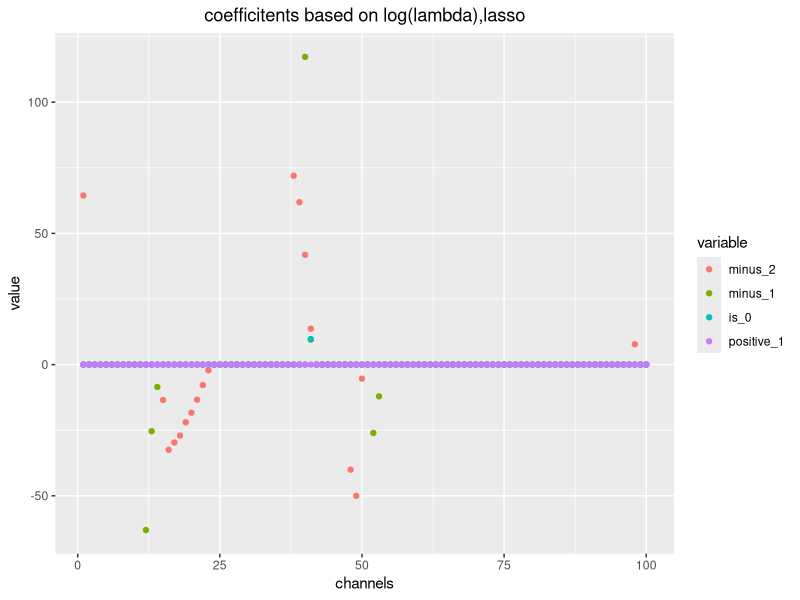
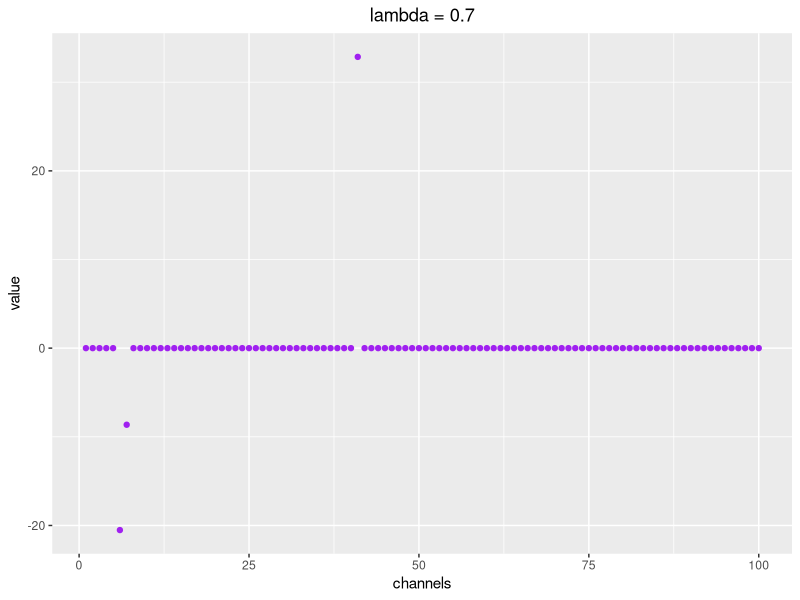
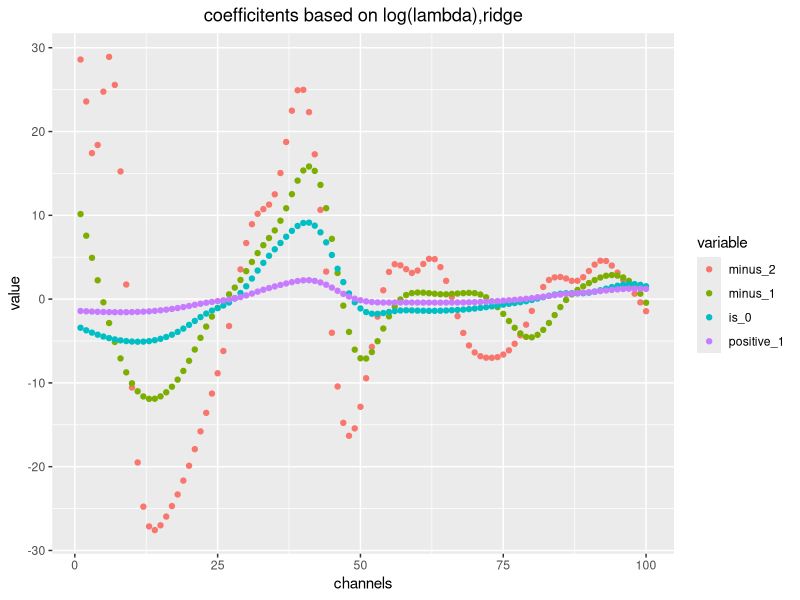
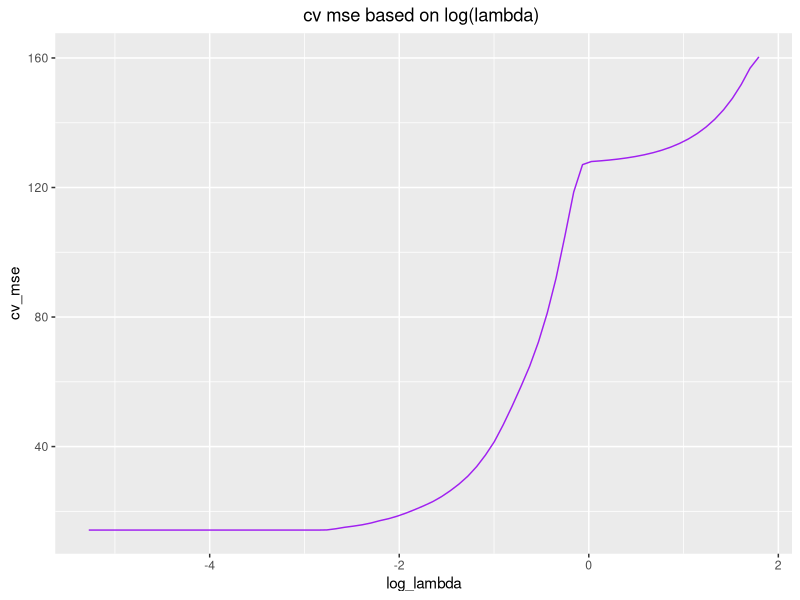
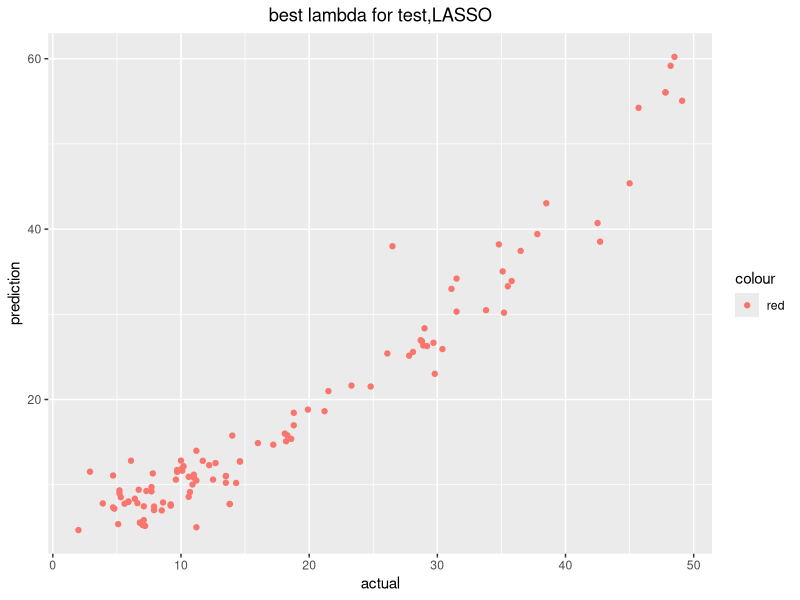

Generate these figures, in order, with R:
## ---- chunk 1
knitr::opts_chunk$set(echo = TRUE)
## ---- chunk 2
library(ggplot2)
library(reshape2)
library(glmnet)
data <- read.csv('tecator.csv')
data <- data[,-1]
data <- data[,c(-102,-103)]
###############################################################################
# doing partition(from lecture 1a block 1.pdf page 31)
set.seed(12345)
n <- dim(data)[1]
id <- sample(1:n, floor(n*0.5)) 
train <- data[id,] 
id1 <- setdiff(1:n, id)
test <- data[id1,]
rm(id,id1)
## ---- chunk 3
lm_q1 <- lm(Fat~.,data = train)
pre_train <- predict.lm(lm_q1,train)
pre_test  <- predict.lm(lm_q1,test)
error_train <- sum((pre_train-train[,'Fat'])**2)/length(pre_train)
error_test <- sum((pre_test-test[,'Fat'])**2)/length(test)
print('using mean square error')
print(paste0('error for train: ',error_train))
print(paste0('error for test: ',error_test))
## ---- chunk 4
gl_0.01 <- glmnet(train[,-101],train[,101],lambda = 0.01)
gl_0.1 <- glmnet(train[,-101],train[,101],lambda = 0.1)
gl_1 <- glmnet(train[,-101],train[,101],lambda = 1)
gl_10 <- glmnet(train[,-101],train[,101],lambda = 10)
df_lambda <-data.frame(channels =1:100,
                       minus_2 = gl_0.01[['beta']][,1],
                       minus_1 = gl_0.1[['beta']][,1],
                       is_0 = gl_1[['beta']][,1],
                       positive_1 = gl_10[['beta']][,1]
                       ) 
df_melt <- reshape2::melt(df_lambda,id.vars='channels')
p1 <-ggplot(df_melt,aes(x=channels,y=value))+
  geom_point(aes(color=variable))+
  ggtitle('coefficitents based on log(lambda),lasso')+
  theme(plot.title = ggplot2::element_text(hjust=0.5))
print(p1)
## ---- chunk 5
lambda_for_three_coefficients <- 0
lambda_list <- 1:10/10
for (i in lambda_list) 
{
  gl <- glmnet(train[,-101],train[,101],lambda = i) 
  if(length(which(gl[['beta']][,1]!=0))==3)
  {
    lambda_for_three_coefficients <- i
    df_lambda <-data.frame(channels =1:100,
                           value = gl[['beta']][,1])
    p1 <-ggplot(df_lambda,aes(x=channels,y=value))+
      geom_point(color='purple')+
      ggtitle(paste0('lambda = ', i))+
      theme(plot.title = ggplot2::element_text(hjust=0.5))
    print(p1)
    break
  }
}
## ---- chunk 6
rg_0.01 <- glmnet(train[,-101],train[,101],lambda = 0.01,alpha = 0)
rg_0.1 <- glmnet(train[,-101],train[,101],lambda = 0.1,alpha = 0)
rg_1 <- glmnet(train[,-101],train[,101],lambda = 1,alpha = 0)
rg_10 <- glmnet(train[,-101],train[,101],lambda = 10,alpha = 0)
df_lambda <-data.frame(channels =1:100,
                       minus_2 = rg_0.01[['beta']][,1],
                       minus_1 = rg_0.1[['beta']][,1],
                       is_0 = rg_1[['beta']][,1],
                       positive_1 = rg_10[['beta']][,1]
) 
df_melt <- reshape2::melt(df_lambda,id.vars='channels')
p1 <-ggplot(df_melt,aes(x=channels,y=value))+
  geom_point(aes(color=variable))+
  ggtitle('coefficitents based on log(lambda),ridge')+
  theme(plot.title = ggplot2::element_text(hjust=0.5))
print(p1)
# find lambda which can let model have 3 coefficients being non-zero.
lambda_for_three_coefficients <- 0
lambda_list <- 100:200
for (i in lambda_list) 
{
  rg <- glmnet(train[,-101],train[,101],lambda = i,alpha = 0) 
  if(length(which(rg[['beta']][,1]!=0))==3)
  {
    lambda_for_three_coefficients <- i
    df_lambda <-data.frame(channels =1:100,
                           value = rg[['beta']][,1])
    p1 <-ggplot(df_lambda,aes(x=channels,y=value))+
      geom_point(color='purple')+
      ggtitle(paste0('lambda = ', i))+
      theme(plot.title = ggplot2::element_text(hjust=0.5))
    print(p1)
    break
  }
}
## ---- chunk 7
cv <- cv.glmnet(as.matrix(train[,-101]),as.matrix(train[,101]),type.measure = 'mse')
best_lambda <- cv$lambda.min
print(paste0('the best lambda is ',best_lambda,'  log(lambda) = ',log(best_lambda)))
df <- data.frame(log_lambda = log(cv$lambda),cv_mse = cv$cvm)
p1 <- ggplot(data = df,aes(x = log_lambda,y = cv_mse))+
  geom_line(color='purple')+
  ggtitle('cv mse based on log(lambda) ')+
  theme(plot.title = ggplot2::element_text(hjust=0.5))
print(p1)
gl <- glmnet(train[,-101],train[,101],lambda = best_lambda)
print(paste0('the number of features: ',length(which(gl[['beta']][,1]!=0))))
## ---- chunk 8

set.seed(12345)
cv <- cv.glmnet(as.matrix(train[,-101]),as.matrix(train[,101]),type.measure = 'mse')

best_lambda <- cv$lambda.min

gl <- glmnet(train[,-101],train[,101],lambda = best_lambda)

pre_test <- predict(gl,as.matrix(test[,-101]))[,1]

actual_test <- as.numeric(as.character(test[,101]))

df_test <-data.frame(
                       actual = actual_test,
                       prediction = pre_test
) 
p2 <-ggplot(df_test,aes(x=actual,y=prediction))+
  geom_point(aes(color='red'))+
  ggtitle('best lambda for test,LASSO')+
  theme(plot.title = ggplot2::element_text(hjust=0.5))
print(p2)

print(paste0('mse : ',mean((pre_test-actual_test)**2)))
## ---- chunk 9
library(ggplot2)
library(reshape2)
library(glmnet)

data <- read.csv('tecator.csv')
data <- data[,-1]
data <- data[,c(-102,-103)]
############################################################################
set.seed(12345)
n <- dim(data)[1]
id <- sample(1:n, floor(n*0.5)) 
train <- data[id,] 
id1 <- setdiff(1:n, id)
test <- data[id1,]
rm(id,id1)
############################################################################
#Question 1
############################################################################
lm_q1 <- lm(Fat~.,data = train)
pre_train <- predict.lm(lm_q1,train)
pre_test  <- predict.lm(lm_q1,test)
error_train <- sum((pre_train-train[,'Fat'])**2)/length(pre_train)
error_test <- sum((pre_test-test[,'Fat'])**2)/length(test)
##print('using mean square error')
##print(paste0('error for train: ',error_train))
##print(paste0('error for test: ',error_test))
############################################################################
#Question 2
############################################################################
#in the Rmarkdown
#in the Rmarkdown
#in the Rmarkdown
#in the Rmarkdown
#in the Rmarkdown
#in the Rmarkdown
############################################################################
#Question 3
############################################################################
gl_0.01 <- glmnet(train[,-101],train[,101],lambda = 0.01)
gl_0.1 <- glmnet(train[,-101],train[,101],lambda = 0.1)
gl_1 <- glmnet(train[,-101],train[,101],lambda = 1)
gl_10 <- glmnet(train[,-101],train[,101],lambda = 10)
df_lambda <-data.frame(channels =1:100,
                       minus_2 = gl_0.01[['beta']][,1],
                       minus_1 = gl_0.1[['beta']][,1],
                       is_0 = gl_1[['beta']][,1],
                       positive_1 = gl_10[['beta']][,1]
                       ) 
df_melt <- reshape2::melt(df_lambda,id.vars='channels')
p1 <-ggplot(df_melt,aes(x=channels,y=value))+
  geom_point(aes(color=variable))+
  ggtitle('coefficitents based on log(lambda),lasso')+
  theme(plot.title = ggplot2::element_text(hjust=0.5))
## print(p1)
# find lambda which can let model have 3 coefficients being non-zero.
lambda_for_three_coefficients <- 0
lambda_list <- 1:10/10
for (i in lambda_list) 
{
  gl <- glmnet(train[,-101],train[,101],lambda = i) 
  if(length(which(gl[['beta']][,1]!=0))==3)
  {
    lambda_for_three_coefficients <- i
    df_lambda <-data.frame(channels =1:100,
                           value = gl[['beta']][,1])
    p1 <-ggplot(df_lambda,aes(x=channels,y=value))+
      geom_point(color='purple')+
      ggtitle(paste0('lambda = ', i))+
      theme(plot.title = ggplot2::element_text(hjust=0.5))
    ## print(p1)
    break
  }
}
############################################################################
#Question 4
############################################################################
rg_0.01 <- glmnet(train[,-101],train[,101],lambda = 0.01,alpha = 0)
rg_0.1 <- glmnet(train[,-101],train[,101],lambda = 0.1,alpha = 0)
rg_1 <- glmnet(train[,-101],train[,101],lambda = 1,alpha = 0)
rg_10 <- glmnet(train[,-101],train[,101],lambda = 10,alpha = 0)
df_lambda <-data.frame(channels =1:100,
                       minus_2 = rg_0.01[['beta']][,1],
                       minus_1 = rg_0.1[['beta']][,1],
                       is_0 = rg_1[['beta']][,1],
                       positive_1 = rg_10[['beta']][,1]
) 
df_melt <- reshape2::melt(df_lambda,id.vars='channels')
p1 <-ggplot(df_melt,aes(x=channels,y=value))+
  geom_point(aes(color=variable))+
  ggtitle('coefficitents based on log(lambda),ridge')+
  theme(plot.title = ggplot2::element_text(hjust=0.5))
## print(p1)
# find lambda which can let model have 3 coefficients being non-zero.
lambda_for_three_coefficients <- 0
lambda_list <- 100:200
for (i in lambda_list) 
{
  rg <- glmnet(train[,-101],train[,101],lambda = i,alpha = 0) 
  if(length(which(rg[['beta']][,1]!=0))==3)
  {
    lambda_for_three_coefficients <- i
    df_lambda <-data.frame(channels =1:100,
                           value = rg[['beta']][,1])
    p1 <-ggplot(df_lambda,aes(x=channels,y=value))+
      geom_point(color='purple')+
      ggtitle(paste0('lambda = ', i))+
      theme(plot.title = ggplot2::element_text(hjust=0.5))
   ## print(p1)
    break
  }
}
############################################################################
#Question 5
############################################################################
cv <- cv.glmnet(as.matrix(train[,-101]),as.matrix(train[,101]),type.measure = 'mse')
best_lambda <- cv$lambda.min
##print(paste0('the best lambda is ',best_lambda,'  log(lambda) = ',log(best_lambda)))
df <- data.frame(log_lambda = log(cv$lambda),cv_mse = cv$cvm)
p1 <- ggplot(data = df,aes(x = log_lambda,y = cv_mse))+
  geom_line(color='purple')+
  ggtitle('cv mse based on log(lambda) ')+
  theme(plot.title = ggplot2::element_text(hjust=0.5))
##print(p1)
gl <- glmnet(train[,-101],train[,101],lambda = best_lambda)

pre_test <- predict(gl,as.matrix(test[,-101]))[,1]

actual_test <- as.numeric(as.character(test[,101]))

df_test <-data.frame(
                       actual = actual_test,
                       prediction = pre_test
) 
p2 <-ggplot(df_test,aes(x=actual,y=prediction))+
  geom_point(aes(color='red'))+
  ggtitle('best lambda for test,LASSO')+
  theme(plot.title = ggplot2::element_text(hjust=0.5))
##print(p2)

##print(paste0('mse : ',mean((pre_test-actual_test)**2)))
##print(paste0('the mse :',mse))
